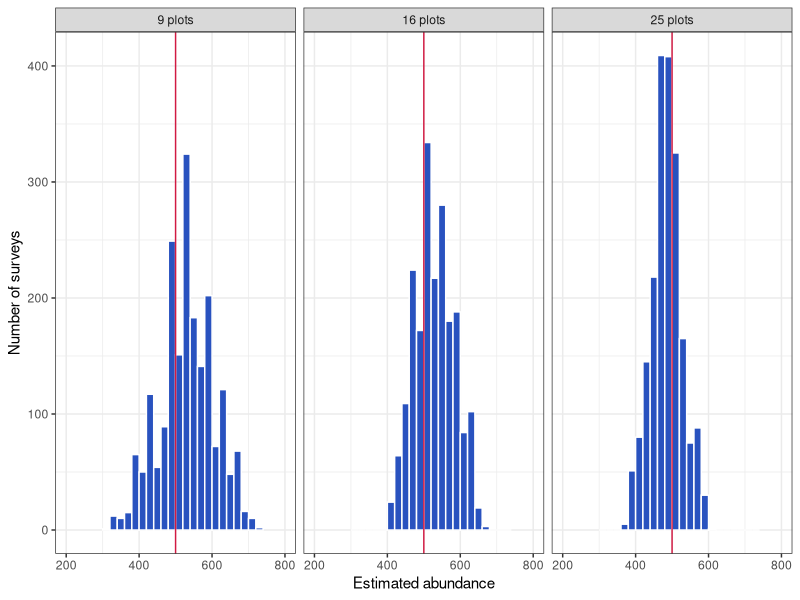
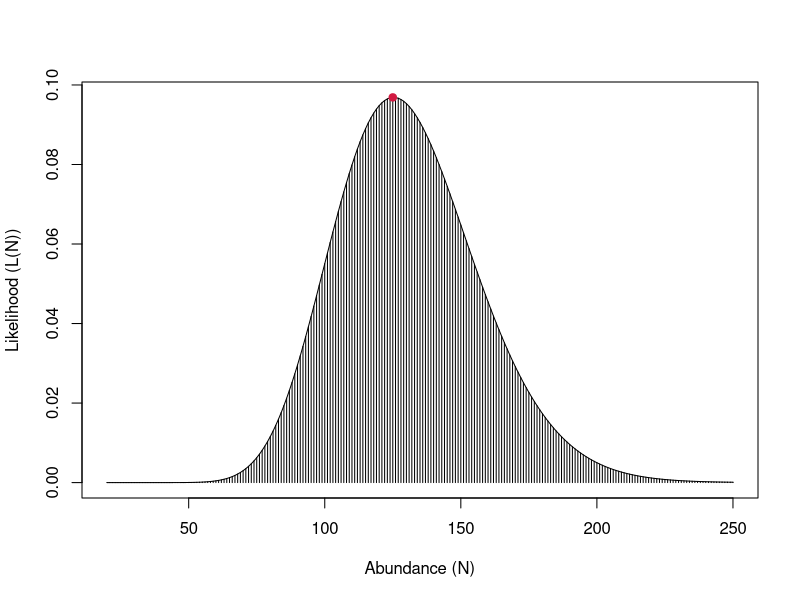

Write R code to recreate these figures, in order.
# Plot sampling: code to run alongside the practical and theory slides
# Run this file from top to bottom in RStudio. You can also select and run
# one section at a time. Lines starting with # are explanations for you;
# R ignores them. Results appear in the Console and plots in the Plots pane.
#
# The practical begins with a 50 m x 50 m patch divided into 25 equal
# 10 m x 10 m plots. The counts below come directly from the slides.


# 1. Simple random sampling -----------------------------------------------

# Five of the 25 plots were surveyed. A zero means a complete search
# found no eligible juniper tree; it must stay in the data.
srs <- data.frame(
  count = c(2, 2, 1, 1, 0),
  M = 25,              # Total number of possible plots in the patch
  w = 25 / 5           # Each surveyed plot represents five plots
)

# mean() finds the average count per surveyed plot. Multiplying by 25
# expands that average to the whole patch: (6 / 5) * 25 = 30 trees.
mean(srs$count)
mean(srs$count) * 25


# 2. Stratified random sampling -------------------------------------------

# The patch is divided into woodland (W: 15 plots) and open slope
# (O: 10 plots). We sampled 6 woodland plots and 4 open-slope plots.
woodland_counts <- c(1, 2, 1, 1, 1, 1)
open_counts <- c(1, 1, 0, 5)

# Estimate each habitat separately, then add the estimated totals.
# Woodland: (7 / 6) * 15 = 17.5; open slope: (7 / 4) * 10 = 17.5.
woodland_total <- mean(woodland_counts) * 15
open_total <- mean(open_counts) * 10
woodland_total
open_total
woodland_total + open_total  # 35 trees for the whole patch


# 3. Systematic sampling ---------------------------------------------------

# These nine plots form a grid with a random start. Their observed
# counts sum to 10. The total is (10 / 9) * 25 = 27.78, or about 28.
systematic <- data.frame(
  id = c(1, 3, 5, 11, 13, 15, 21, 23, 25),
  count = c(1, 1, 1, 1, 1, 1, 0, 3, 1),
  M = 25,
  w = 25 / 9
)
sum(systematic$count)
mean(systematic$count) * 25


# 4. Approximate 95% confidence intervals --------------------------------

# The next commands are the same survey-package analyses shown on the
# practical slides. Install the package once if your computer needs it:
# install.packages("survey")
library(survey)

# ids = ~1 means there is one observation per selected plot.
# weights = ~w expands sampled plots to the full patch.
# fpc = ~M tells R how many plots were available for sampling; it
# accounts for sampling plots without replacement.
d_srs <- svydesign(ids = ~1,
                   weights = ~w, fpc = ~M, data = srs)
fit_srs <- svytotal(~count, d_srs)
coef(fit_srs)                         # Estimated total: 30
confint(fit_srs, df = degf(d_srs))   # Approximate 95% CI: 7 to 53

# Put the woodland and open-slope observations in one table. The
# habitat column tells R which stratum each count belongs to.
strat <- data.frame(
  count = c(1, 2, 1, 1, 1, 1, 1, 1, 0, 5),
  habitat = c("W", "W", "W", "W", "W", "W",
              "O", "O", "O", "O"),
  M = c(15, 15, 15, 15, 15, 15, 10, 10, 10, 10),
  Msmp = c(6, 6, 6, 6, 6, 6, 4, 4, 4, 4)
)
strat$w <- strat$M / strat$Msmp
d_strat <- svydesign(ids = ~1,
                     strata = ~habitat, weights = ~w,
                     fpc = ~M, data = strat)
fit_strat <- svytotal(~count, d_strat)
coef(fit_strat)                         # Estimated total: 35
confint(fit_strat, df = degf(d_strat)) # Approximate 95% CI: 15 to 55

# The slide uses the simple random sampling calculation as an
# approximation for the systematic grid. It does not account for
# dependence among nearby plots, so report that limitation with its CI.
d_sys <- svydesign(ids = ~1,
                   weights = ~w, fpc = ~M, data = systematic)
fit_sys <- svytotal(~count, d_sys)
coef(fit_sys)                         # Estimated total: about 28
confint(fit_sys, df = degf(d_sys))   # Approximate 95% CI: 16 to 40


# 5. Repeated surveys: the juniper coverage example -----------------------

# This follows the theory slides' single example of 500 juniper trees
# in a 20 km x 20 km region. We hold the tree locations fixed and move
# the survey grids between repeats. There are three sampling efforts:
# 9, 16 and 25 circular plots, each with radius 1 km. The result is
# three histograms, one for each effort, as in the slides.
#
# Change only this number to choose how many repeated surveys to run.
# Try 100 first, then 2000 (the number used in the slides).
n_repeats <- 2000

# A fixed seed lets everyone reproduce the same demonstration.
set.seed(2409)
N_true <- 500
region_side <- 20       # km; total area is 20 * 20 = 400 km^2
plot_radius <- 1        # km
region_area <- region_side^2

# Each row is one tree location (x and y coordinates in km).
trees <- data.frame(x = runif(N_true, 0, region_side),
                    y = runif(N_true, 0, region_side))

# expand.grid() makes all x/y combinations for a regular plot grid.
# These are the centred grids drawn on the theory slides.
plot_grids <- list(
  "9 plots" = expand.grid(x = seq(3, 17, length.out = 3),
                          y = seq(3, 17, length.out = 3)),
  "16 plots" = expand.grid(x = seq(2.5, 17.5, length.out = 4),
                           y = seq(2.5, 17.5, length.out = 4)),
  "25 plots" = expand.grid(x = seq(2, 18, length.out = 5),
                           y = seq(2, 18, length.out = 5))
)

# A tree is counted if its distance to any plot centre is at most 1 km.
# The squared distance avoids taking a square root and gives the same
# inside/outside decision. Since plots do not overlap, each tree is
# counted once.
count_trees <- function(trees, centres, radius) {
  counted <- rep(FALSE, nrow(trees))
  for (j in seq_len(nrow(centres))) {
    inside <- (trees$x - centres$x[j])^2 +
              (trees$y - centres$y[j])^2 <= radius^2
    counted <- counted | inside
  }
  sum(counted)
}

# Store one abundance estimate per repeated survey and sampling effort.
estimates <- data.frame(
  design = rep(names(plot_grids), each = n_repeats),
  estimate = NA_real_
)

for (design in names(plot_grids)) {
  centres <- plot_grids[[design]]
  number_of_plots <- nrow(centres)

  # The circular plots do not overlap. Their combined area divided by
  # the region area is the proportion covered, p_c = a / A.
  coverage <- number_of_plots * pi * plot_radius^2 / region_area
  cat(design, ": coverage =", round(coverage, 3), "\n")

  # This is the largest shift that keeps every circular plot inside
  # the 20 km x 20 km survey region.
  margin <- min(min(centres$x) - plot_radius,
                region_side - plot_radius - max(centres$x))

  for (survey_number in seq_len(n_repeats)) {
    # Choose a new random start for this survey's grid.
    shifted <- centres
    shifted$x <- shifted$x + runif(1, -margin, margin)
    shifted$y <- shifted$y + runif(1, -margin, margin)

    n_counted <- count_trees(trees, shifted, plot_radius)
    row <- which(estimates$design == design)[survey_number]
    estimates$estimate[row] <- n_counted / coverage
  }
}

# Compare the average estimate and its variance at each effort. The
# red vertical line in each histogram marks the true total, N = 500.
aggregate(estimate ~ design, estimates, mean)
aggregate(estimate ~ design, estimates, var)

# Install ggplot2 once if needed: install.packages("ggplot2")
library(ggplot2)
estimates$design <- factor(estimates$design, levels = names(plot_grids))
coverage_histograms <- ggplot(estimates, aes(x = estimate)) +
  geom_histogram(binwidth = 20, boundary = 0,
                 fill = rgb(0.16, 0.32, 0.75), colour = "white") +
  geom_vline(xintercept = N_true, colour = rgb(0.82, 0.1, 0.26)) +
  facet_wrap(~design, nrow = 1) +
  coord_cartesian(xlim = c(200, 800)) +
  labs(x = "Estimated abundance", y = "Number of surveys") +
  theme_bw()
coverage_histograms


# 6. Binomial probabilities with dbinom() ---------------------------------

# dbinom(n, N, p) gives the probability of exactly n successes in N
# independent trials, where each trial has success probability p.
# For plot sampling, a 'success' means that a tree is in the area
# covered by plots. This assumes each tree has the same chance p_c.

# Theory slide example 1: exactly 2 heads in 3 fair coin flips.
# Three arrangements (HHT, HTH, THH) each have probability 0.125.
3 * (0.5^2 * 0.5)       # 0.375
dbinom(2, 3, 0.5)       # The same answer: 0.375

# Theory slide example 2: detect exactly 2 of 3 animals if each has
# an independent 20% chance of detection.
3 * (0.2^2 * 0.8)       # 0.096
dbinom(2, 3, 0.2)       # The same answer: 0.096

# This is the dbinom calculation written on the theory slide.
n <- 10
N <- 20
p <- 0.3
dbinom(n, N, p)

# Juniper example: 20 trees were counted and 15.9% of the region was
# covered. If there were 100 trees in total, how likely is this count?
n <- 20
p <- 0.159
dbinom(n, 100, p)

# N is unknown. Try every whole number from 20 to 250. dbinom() can
# calculate all these probabilities at once: this is vectorisation.
N <- seq(20, 250)
Lik <- dbinom(n, N, p)

# The most likely N is the one with the largest likelihood. It is
# 125 trees, as shown on the slide. The direct estimate 20 / 0.159
# is about 126; the binomial likelihood gives a discrete estimate.
N[which.max(Lik)]
20 / p

# Draw the likelihood curve shown on the theory slides.
plot(N, Lik, type = "h", xlab = "Abundance (N)",
     ylab = "Likelihood (L(N))")
lines(N, Lik)
points(N[which.max(Lik)], max(Lik), pch = 19,
       col = rgb(0.82, 0.1, 0.26))
